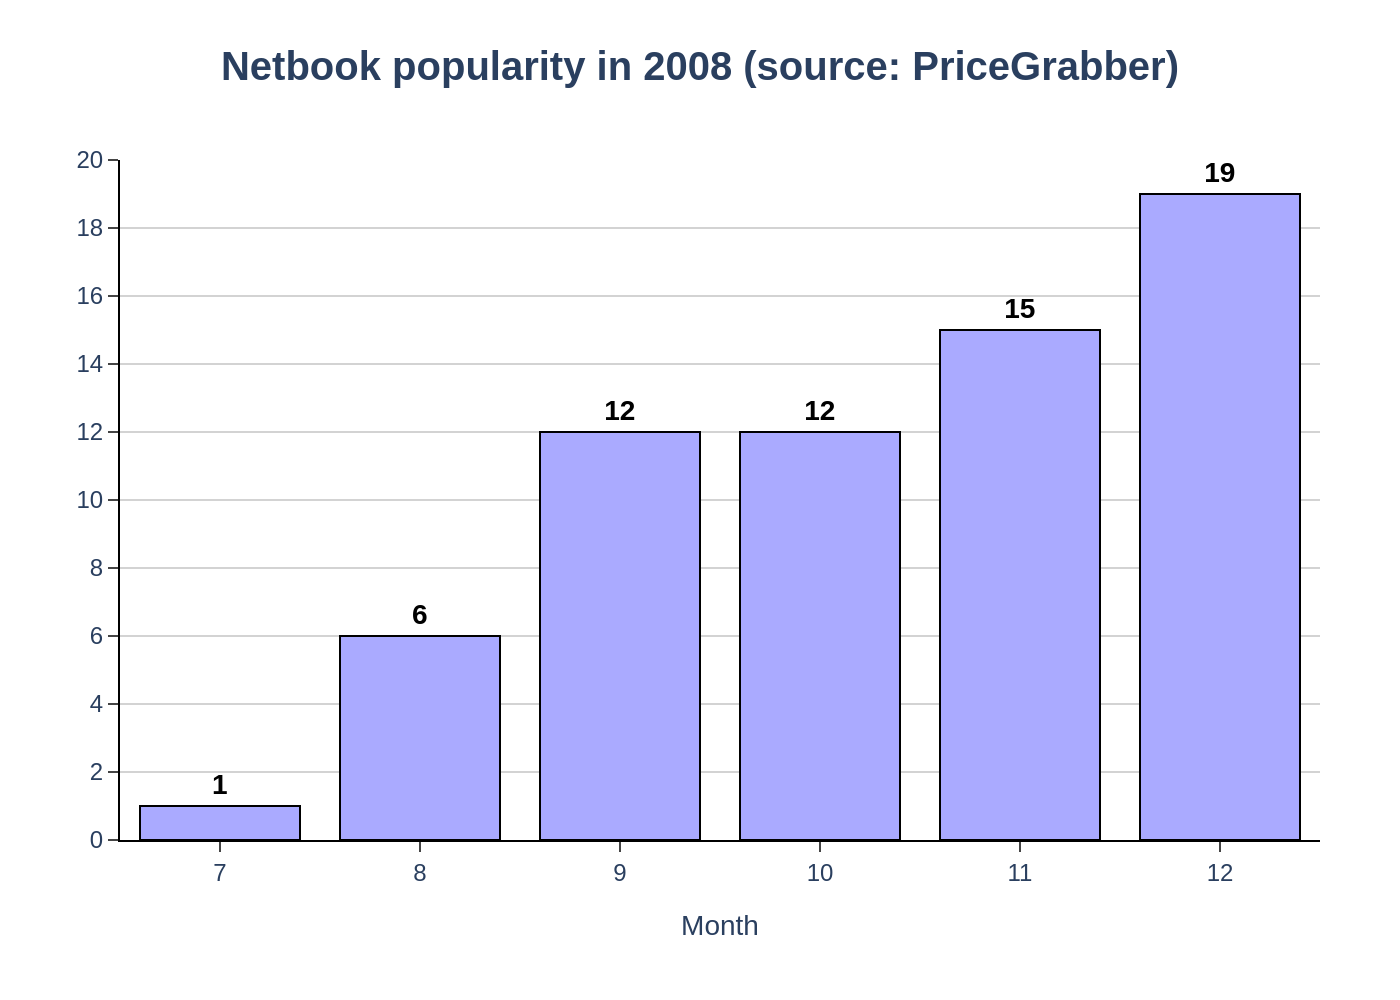

Write the Python code that produced this figure.
import sys
import json
import pathlib
import plotly.graph_objects as go

# Check for command-line argument
if len(sys.argv) != 2:
    print("Usage: python generate_chart.py <path_to_json_file>")
    sys.exit(1)

# Get file path from argument
json_path = pathlib.Path(sys.argv[1])
if not json_path.is_file():
    print(f"Error: File not found at {json_path}")
    sys.exit(1)

# Load data from JSON file
with open(json_path, 'r', encoding='utf-8') as f:
    chart_info = json.load(f)

# Extract data for plotting
chart_data = chart_info.get("chart_data", [])
texts = chart_info.get("texts", {})
colors = chart_info.get("colors", {})

# Initialize figure
fig = go.Figure()

# Add traces from chart_data
series_colors = colors.get("series_colors", [])
for i, series in enumerate(chart_data):
    fig.add_trace(go.Bar(
        x=series.get("x"),
        y=series.get("y"),
        name=series.get("name"),
        marker=dict(
            color=series_colors[i] if i < len(series_colors) else None,
            line=dict(color='black', width=1)
        ),
        text=series.get("y"),
        textposition='outside',
        textfont=dict(family="Arial", size=14, color='black', weight='bold'),
        cliponaxis=False 
    ))

# Update layout
fig.update_layout(
    title=dict(
        text=texts.get("title"),
        x=0.5,
        xanchor='center',
        font=dict(family="Arial", size=20, weight='bold')
    ),
    xaxis=dict(
        title_text=texts.get("x_axis_title"),
        showline=True,
        linewidth=1,
        linecolor='black',
        ticks='outside'
    ),
    yaxis=dict(
        title_text=texts.get("y_axis_title"),
        range=[0, 20],
        dtick=2,
        showgrid=True,
        gridwidth=1,
        gridcolor='lightgray',
        showline=True,
        linewidth=1,
        linecolor='black',
        ticks='outside'
    ),
    legend=dict(
        x=0.02,
        y=0.98,
        xanchor='left',
        yanchor='top',
        bordercolor='black',
        borderwidth=1
    ),
    plot_bgcolor='white',
    paper_bgcolor='white',
    font=dict(family="Arial"),
    margin=dict(t=80, b=80, l=60, r=40)
)

# Generate output PNG filename from JSON filename
output_filename = json_path.with_suffix('.png')

# Save the figure to a file
try:
    fig.write_image(output_filename, scale=2)
    print(f"Chart saved to {output_filename}")
except Exception as e:
    print(f"Error saving image: {e}")
    sys.exit(1)
